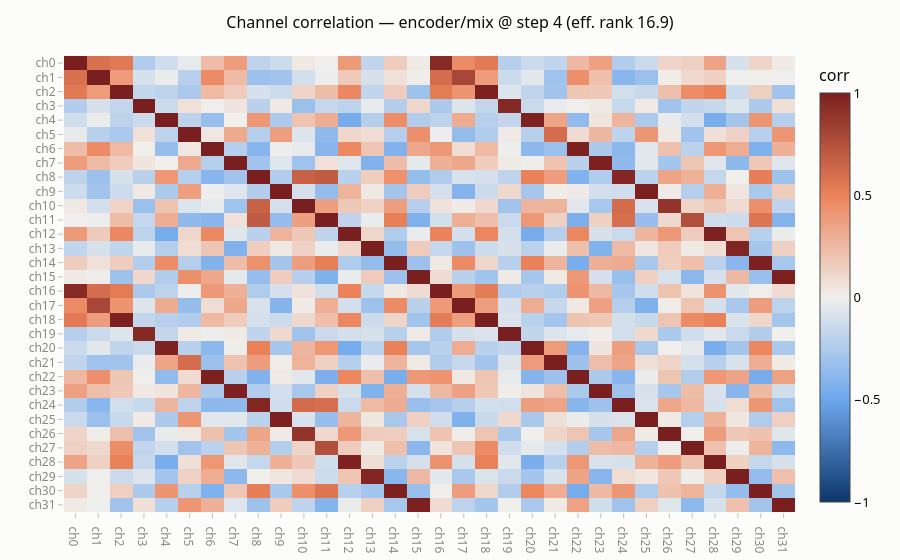

Notebook cell for this chart:
### Code cell
view.plot_channels("encoder/mix")

### Figure 1 — Plotly figure (JSON) as saved in the notebook; plotly's stock layout.template omitted (floating-point values rounded to 4 significant figures; data arrays with more than 128 entries replaced by an {"elided": "..."} marker saying what was removed)
{"data": [{"colorbar": {"title": {"text": "corr"}}, "colorscale": [[0.0, "#0d366b"], [0.25, "#6da7ec"], [0.5, "#f0efec"], [0.75, "#ec835a"], [1.0, "#7a1f1f"]], "hovertemplate": "%{y} × %{x}: %{z:.3f}<extra></extra>", "type": "heatmap", "x": ["ch0", "ch1", "ch2", "ch3", "ch4", "ch5", "ch6", "ch7", "ch8", "ch9", "ch10", "ch11", "ch12", "ch13", "ch14", "ch15", "ch16", "ch17", "ch18", "ch19", "ch20", "ch21", "ch22", "ch23", "ch24", "ch25", "ch26", "ch27", "ch28", "ch29", "ch30", "ch31"], "y": ["ch0", "ch1", "ch2", "ch3", "ch4", "ch5", "ch6", "ch7", "ch8", "ch9", "ch10", "ch11", "ch12", "ch13", "ch14", "ch15", "ch16", "ch17", "ch18", "ch19", "ch20", "ch21", "ch22", "ch23", "ch24", "ch25", "ch26", "ch27", "ch28", "ch29", "ch30", "ch31"], "z": {"elided": "32x32 float values"}, "zmax": 1, "zmin": -1}], "layout": {"title": {"text": "Channel correlation — encoder/mix @ step 4 (eff. rank 16.9)"}, "yaxis": {"autorange": "reversed"}}}
